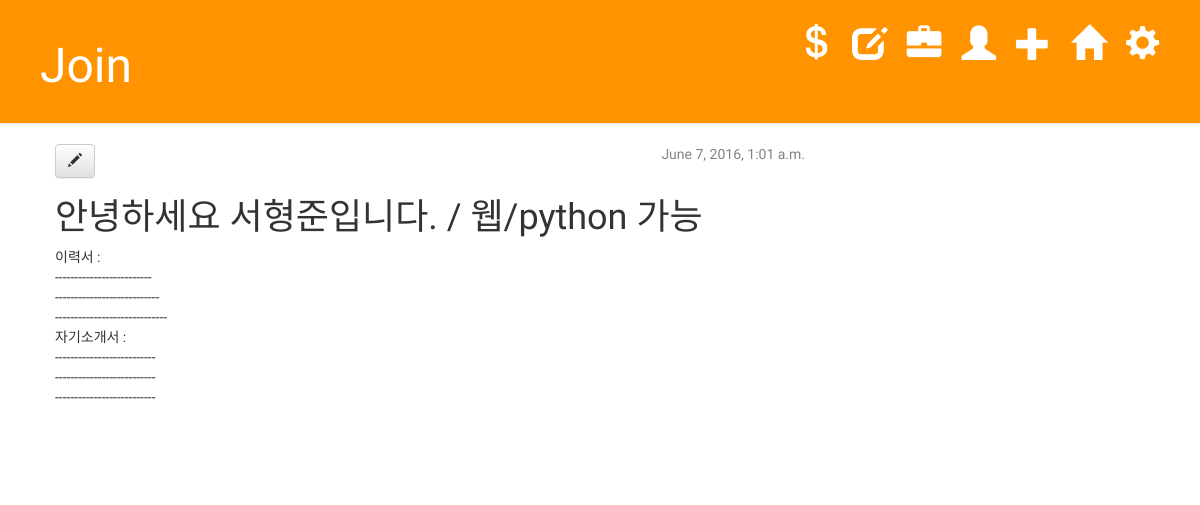
/lookforjob/2/, run on the app's committed database.
### programmer/models.py (models this page shows, shortened)
class Lookforjob(models.Model):
    author = models.ForeignKey('auth.User')
    title = models.CharField(max_length=200)
    text = models.TextField()
    create_date = models.DateTimeField(default=timezone.now)
    published_date = models.DateTimeField(blank=True, null=True)
    email = models.EmailField(blank=True, null=True, max_length=300)

### programmer/views.py (the view)
# urls.py: url(r'^lookforjob/(?P<pk>[0-9]+)/$', views.lookforjob_detail, name='lookforjob_detail'),
def lookforjob_detail(request, pk):
    lookforjob = get_object_or_404(Lookforjob, pk=pk)
    return render(request, 'programmer/lookforjob_detail.html', {'lookforjob': lookforjob})

### templates/programmer/lookforjob_detail.html (shortened to what this page needs)
<!DOCTYPE html>
{% extends 'programmer/base.html' %}
{% block content %}
    <div class="applicant">
        {% if lookforjob.published_date %}
            <div class="date">
                {{ lookforjob.published_date }}
            </div>
        {% endif %}
        <a class="btn btn-default" href="{% url 'lookforjob_edit' pk=lookforjob.pk %}"><span class="glyphicon glyphicon-pencil"></span></a>
        <h1>{{ lookforjob.title }}</h1>
        <p>{{ lookforjob.text|linebreaks }}</p>
    </div>
{% endblock %}

### programmer/static/css/programmer.css (style rules this page uses)
h1, h2, h3, h4 { font-family: 'Ubuntu', cursive; }
.date { float: right; color: #828282; font-family: 'Ubuntu', sans-serif; }
.applicant { margin-bottom: 70px; }

### data on the page
Lookforjob: published_date "June 7, 2016, 1:01 a.m.", title "안녕하세요 서형준입니다. / 웹/python 가능", text "이력서 : ------------------------- --------------------------- ----------------------------- 자기소개서 : -------------------------- -------------------------- --------------------------"
